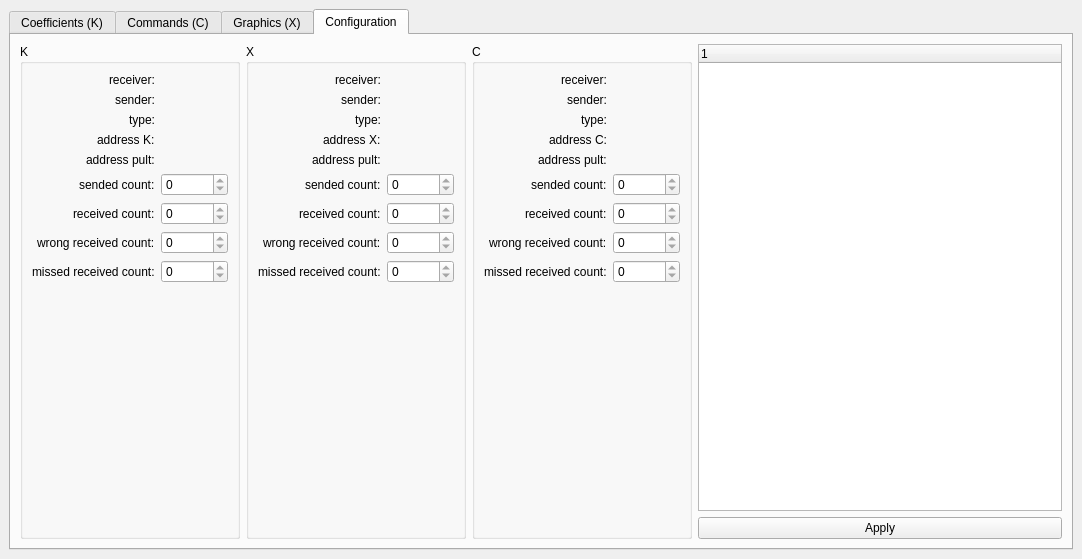
<?xml version="1.0" encoding="UTF-8"?>
<ui version="4.0">
 <class>KX_Pult</class>
 <widget class="QMainWindow" name="KX_Pult">
  <property name="geometry">
   <rect>
    <x>0</x>
    <y>0</y>
    <width>1082</width>
    <height>559</height>
   </rect>
  </property>
  <property name="windowTitle">
   <string>KX Pult</string>
  </property>
  <widget class="QWidget" name="page_2">
   <layout class="QVBoxLayout" name="verticalLayout">
    <item>
     <widget class="QTabWidget" name="tabWidget">
      <property name="currentIndex">
       <number>3</number>
      </property>
      <widget class="QWidget" name="tab">
       <attribute name="title">
        <string>Coefficients (K)</string>
       </attribute>
       <layout class="QVBoxLayout" name="verticalLayout_2">
        <item>
         <layout class="QGridLayout" name="gridLayout">
          <item row="3" column="1">
           <widget class="QPushButton" name="buttonReparseKDesc">
            <property name="text">
             <string>Reparse K desc</string>
            </property>
            <property name="icon">
             <iconset resource="kx_pult.qrc">
              <normaloff>:/icons/view-refresh.png</normaloff>:/icons/view-refresh.png</iconset>
            </property>
           </widget>
          </item>
          <item row="4" column="0">
           <widget class="QPushButton" name="buttonResize">
            <property name="text">
             <string>Resize</string>
            </property>
            <property name="icon">
             <iconset resource="kx_pult.qrc">
              <normaloff>:/icons/zoom-fit-height.png</normaloff>:/icons/zoom-fit-height.png</iconset>
            </property>
           </widget>
          </item>
          <item row="2" column="0">
           <widget class="QPushButton" name="buttonRead">
            <property name="text">
             <string>Read file K</string>
            </property>
            <property name="icon">
             <iconset resource="kx_pult.qrc">
              <normaloff>:/icons/archive-extract.png</normaloff>:/icons/archive-extract.png</iconset>
            </property>
           </widget>
          </item>
          <item row="0" column="0">
           <widget class="QPushButton" name="buttonSendK">
            <property name="text">
             <string>Send</string>
            </property>
            <property name="icon">
             <iconset resource="kx_pult.qrc">
              <normaloff>:/icons/document-export.png</normaloff>:/icons/document-export.png</iconset>
            </property>
           </widget>
          </item>
          <item row="2" column="1">
           <widget class="QPushButton" name="buttonWrite">
            <property name="text">
             <string>Write file K</string>
            </property>
            <property name="icon">
             <iconset resource="kx_pult.qrc">
              <normaloff>:/icons/document-save-.png</normaloff>:/icons/document-save-.png</iconset>
            </property>
           </widget>
          </item>
          <item row="0" column="2" rowspan="5">
           <widget class="QListWidget" name="list">
            <property name="sizePolicy">
             <sizepolicy hsizetype="Expanding" vsizetype="Preferred">
              <horstretch>0</horstretch>
              <verstretch>0</verstretch>
             </sizepolicy>
            </property>
            <property name="contextMenuPolicy">
             <enum>Qt::CustomContextMenu</enum>
            </property>
            <property name="editTriggers">
             <set>QAbstractItemView::NoEditTriggers</set>
            </property>
            <property name="selectionMode">
             <enum>QAbstractItemView::NoSelection</enum>
            </property>
            <property name="verticalScrollMode">
             <enum>QAbstractItemView::ScrollPerPixel</enum>
            </property>
            <property name="horizontalScrollMode">
             <enum>QAbstractItemView::ScrollPerPixel</enum>
            </property>
           </widget>
          </item>
          <item row="0" column="1">
           <widget class="QPushButton" name="buttonReceiveK">
            <property name="text">
             <string>Receive</string>
            </property>
            <property name="icon">
             <iconset resource="kx_pult.qrc">
              <normaloff>:/icons/document-import.png</normaloff>:/icons/document-import.png</iconset>
            </property>
           </widget>
          </item>
          <item row="3" column="0">
           <widget class="QPushButton" name="buttonSetKDesc">
            <property name="text">
             <string>Set K desc file ...</string>
            </property>
            <property name="icon">
             <iconset resource="kx_pult.qrc">
              <normaloff>:/icons/document-open.png</normaloff>:/icons/document-open.png</iconset>
            </property>
           </widget>
          </item>
          <item row="4" column="1">
           <widget class="QSpinBox" name="spinSize">
            <property name="maximum">
             <number>65536</number>
            </property>
           </widget>
          </item>
          <item row="1" column="0" colspan="2">
           <widget class="QLabel" name="labelWait">
            <property name="sizePolicy">
             <sizepolicy hsizetype="Preferred" vsizetype="Fixed">
              <horstretch>0</horstretch>
              <verstretch>0</verstretch>
             </sizepolicy>
            </property>
            <property name="minimumSize">
             <size>
              <width>200</width>
              <height>0</height>
             </size>
            </property>
            <property name="text">
             <string/>
            </property>
           </widget>
          </item>
         </layout>
        </item>
        <item>
         <layout class="QHBoxLayout" name="horizontalLayout_4">
          <item>
           <widget class="QCheckBox" name="checkKHideEmpty">
            <property name="text">
             <string>Hide empty</string>
            </property>
           </widget>
          </item>
          <item>
           <spacer name="horizontalSpacer_5">
            <property name="orientation">
             <enum>Qt::Horizontal</enum>
            </property>
            <property name="sizeType">
             <enum>QSizePolicy::Preferred</enum>
            </property>
            <property name="sizeHint" stdset="0">
             <size>
              <width>20</width>
              <height>20</height>
             </size>
            </property>
           </spacer>
          </item>
          <item>
           <widget class="QCheckBox" name="checkKHideExpressions">
            <property name="text">
             <string>Hide expressions</string>
            </property>
           </widget>
          </item>
          <item>
           <spacer name="horizontalSpacer_9">
            <property name="orientation">
             <enum>Qt::Horizontal</enum>
            </property>
            <property name="sizeType">
             <enum>QSizePolicy::Preferred</enum>
            </property>
            <property name="sizeHint" stdset="0">
             <size>
              <width>20</width>
              <height>20</height>
             </size>
            </property>
           </spacer>
          </item>
          <item>
           <widget class="QCheckBox" name="checkKHideNormal">
            <property name="text">
             <string>Hide without errors</string>
            </property>
           </widget>
          </item>
          <item>
           <spacer name="horizontalSpacer_8">
            <property name="orientation">
             <enum>Qt::Horizontal</enum>
            </property>
            <property name="sizeType">
             <enum>QSizePolicy::Preferred</enum>
            </property>
            <property name="sizeHint" stdset="0">
             <size>
              <width>20</width>
              <height>20</height>
             </size>
            </property>
           </spacer>
          </item>
          <item>
           <widget class="QLabel" name="label_17">
            <property name="pixmap">
             <pixmap resource="kx_pult.qrc">:/icons/edit-find.png</pixmap>
            </property>
            <property name="alignment">
             <set>Qt::AlignCenter</set>
            </property>
           </widget>
          </item>
          <item>
           <widget class="QLabel" name="label_16">
            <property name="text">
             <string> Search:</string>
            </property>
           </widget>
          </item>
          <item>
           <widget class="CLineEdit" name="lineKSearch">
            <property name="sizePolicy">
             <sizepolicy hsizetype="Preferred" vsizetype="Fixed">
              <horstretch>0</horstretch>
              <verstretch>0</verstretch>
             </sizepolicy>
            </property>
           </widget>
          </item>
          <item>
           <spacer name="horizontalSpacer_7">
            <property name="orientation">
             <enum>Qt::Horizontal</enum>
            </property>
            <property name="sizeType">
             <enum>QSizePolicy::Preferred</enum>
            </property>
            <property name="sizeHint" stdset="0">
             <size>
              <width>40</width>
              <height>20</height>
             </size>
            </property>
           </spacer>
          </item>
          <item>
           <widget class="QCheckBox" name="checkKAutoCalculate">
            <property name="text">
             <string>Auto calculate</string>
            </property>
            <property name="checked">
             <bool>true</bool>
            </property>
           </widget>
          </item>
          <item>
           <spacer name="horizontalSpacer_6">
            <property name="orientation">
             <enum>Qt::Horizontal</enum>
            </property>
            <property name="sizeType">
             <enum>QSizePolicy::Preferred</enum>
            </property>
            <property name="sizeHint" stdset="0">
             <size>
              <width>20</width>
              <height>20</height>
             </size>
            </property>
           </spacer>
          </item>
          <item>
           <widget class="QToolButton" name="buttonCalculate">
            <property name="toolTip">
             <string>Calculate</string>
            </property>
            <property name="statusTip">
             <string>Calculate</string>
            </property>
            <property name="icon">
             <iconset resource="kx_pult.qrc">
              <normaloff>:/icons/accessories-calculator.png</normaloff>:/icons/accessories-calculator.png</iconset>
            </property>
           </widget>
          </item>
          <item>
           <widget class="QProgressBar" name="progress">
            <property name="value">
             <number>100</number>
            </property>
            <property name="format">
             <string>Calculate %p%</string>
            </property>
           </widget>
          </item>
         </layout>
        </item>
        <item>
         <widget class="QTreeWidget" name="treeK">
          <property name="contextMenuPolicy">
           <enum>Qt::CustomContextMenu</enum>
          </property>
          <property name="editTriggers">
           <set>QAbstractItemView::AnyKeyPressed|QAbstractItemView::DoubleClicked|QAbstractItemView::EditKeyPressed</set>
          </property>
          <property name="alternatingRowColors">
           <bool>true</bool>
          </property>
          <property name="selectionMode">
           <enum>QAbstractItemView::ExtendedSelection</enum>
          </property>
          <property name="verticalScrollMode">
           <enum>QAbstractItemView::ScrollPerPixel</enum>
          </property>
          <property name="horizontalScrollMode">
           <enum>QAbstractItemView::ScrollPerPixel</enum>
          </property>
          <property name="rootIsDecorated">
           <bool>false</bool>
          </property>
          <property name="itemsExpandable">
           <bool>false</bool>
          </property>
          <property name="columnCount">
           <number>6</number>
          </property>
          <attribute name="headerDefaultSectionSize">
           <number>200</number>
          </attribute>
          <attribute name="headerMinimumSectionSize">
           <number>20</number>
          </attribute>
          <column>
           <property name="text">
            <string>Index</string>
           </property>
          </column>
          <column>
           <property name="text">
            <string>Name</string>
           </property>
          </column>
          <column>
           <property name="text">
            <string>Expression</string>
           </property>
          </column>
          <column>
           <property name="text">
            <string>Calculated</string>
           </property>
          </column>
          <column>
           <property name="text">
            <string>Type</string>
           </property>
          </column>
          <column>
           <property name="text">
            <string>Comment</string>
           </property>
          </column>
         </widget>
        </item>
       </layout>
      </widget>
      <widget class="QWidget" name="tab_4">
       <attribute name="title">
        <string>Commands (C)</string>
       </attribute>
       <layout class="QHBoxLayout" name="horizontalLayout_5">
        <item>
         <layout class="QVBoxLayout" name="verticalLayout_5">
          <item>
           <widget class="QPushButton" name="buttonSetCDesc">
            <property name="text">
             <string>Set C desc file ...</string>
            </property>
            <property name="icon">
             <iconset resource="kx_pult.qrc">
              <normaloff>:/icons/document-open.png</normaloff>:/icons/document-open.png</iconset>
            </property>
           </widget>
          </item>
          <item>
           <widget class="QPushButton" name="buttonReparseCDesc">
            <property name="text">
             <string>Reparse C desc</string>
            </property>
            <property name="icon">
             <iconset resource="kx_pult.qrc">
              <normaloff>:/icons/view-refresh.png</normaloff>:/icons/view-refresh.png</iconset>
            </property>
           </widget>
          </item>
          <item>
           <spacer name="verticalSpacer">
            <property name="orientation">
             <enum>Qt::Vertical</enum>
            </property>
            <property name="sizeHint" stdset="0">
             <size>
              <width>20</width>
              <height>40</height>
             </size>
            </property>
           </spacer>
          </item>
         </layout>
        </item>
        <item>
         <layout class="QVBoxLayout" name="verticalLayout_6">
          <item>
           <widget class="QGroupBox" name="groupCommands">
            <property name="title">
             <string>Commands</string>
            </property>
            <layout class="QVBoxLayout" name="layout_">
             <item>
              <widget class="QScrollArea" name="scrollArea">
               <property name="frameShape">
                <enum>QFrame::NoFrame</enum>
               </property>
               <property name="widgetResizable">
                <bool>true</bool>
               </property>
               <widget class="QWidget" name="scrollAreaWidgetContents">
                <property name="geometry">
                 <rect>
                  <x>0</x>
                  <y>0</y>
                  <width>805</width>
                  <height>431</height>
                 </rect>
                </property>
                <layout class="QVBoxLayout" name="verticalLayout_7">
                 <property name="spacing">
                  <number>0</number>
                 </property>
                 <property name="leftMargin">
                  <number>0</number>
                 </property>
                 <property name="topMargin">
                  <number>0</number>
                 </property>
                 <property name="rightMargin">
                  <number>0</number>
                 </property>
                 <property name="bottomMargin">
                  <number>0</number>
                 </property>
                 <item>
                  <widget class="QWidget" name="widget" native="true">
                   <layout class="QVBoxLayout" name="layoutCommands"/>
                  </widget>
                 </item>
                 <item>
                  <spacer name="verticalSpacer_3">
                   <property name="orientation">
                    <enum>Qt::Vertical</enum>
                   </property>
                   <property name="sizeType">
                    <enum>QSizePolicy::Expanding</enum>
                   </property>
                   <property name="sizeHint" stdset="0">
                    <size>
                     <width>66</width>
                     <height>441</height>
                    </size>
                   </property>
                  </spacer>
                 </item>
                </layout>
               </widget>
              </widget>
             </item>
            </layout>
           </widget>
          </item>
         </layout>
        </item>
       </layout>
      </widget>
      <widget class="QWidget" name="tab_2">
       <attribute name="title">
        <string>Graphics (X)</string>
       </attribute>
       <layout class="QVBoxLayout" name="verticalLayout_3">
        <item>
         <widget class="QWidget" name="widgetChecks" native="true">
          <layout class="QGridLayout" name="gridLayout_2">
           <property name="horizontalSpacing">
            <number>10</number>
           </property>
          </layout>
         </widget>
        </item>
        <item>
         <layout class="QHBoxLayout" name="horizontalLayout_2">
          <item>
           <widget class="QPushButton" name="buttonShowAll">
            <property name="sizePolicy">
             <sizepolicy hsizetype="Preferred" vsizetype="Preferred">
              <horstretch>0</horstretch>
              <verstretch>0</verstretch>
             </sizepolicy>
            </property>
            <property name="text">
             <string>Show all</string>
            </property>
            <property name="icon">
             <iconset resource="kx_pult.qrc">
              <normaloff>:/icons/layer-visible-on.png</normaloff>:/icons/layer-visible-on.png</iconset>
            </property>
           </widget>
          </item>
          <item>
           <widget class="QPushButton" name="buttonHideAll">
            <property name="sizePolicy">
             <sizepolicy hsizetype="Minimum" vsizetype="Preferred">
              <horstretch>0</horstretch>
              <verstretch>0</verstretch>
             </sizepolicy>
            </property>
            <property name="text">
             <string>Hide all</string>
            </property>
            <property name="icon">
             <iconset resource="kx_pult.qrc">
              <normaloff>:/icons/layer-visible-off.png</normaloff>:/icons/layer-visible-off.png</iconset>
            </property>
           </widget>
          </item>
          <item>
           <spacer name="horizontalSpacer_2">
            <property name="orientation">
             <enum>Qt::Horizontal</enum>
            </property>
            <property name="sizeHint" stdset="0">
             <size>
              <width>40</width>
              <height>20</height>
             </size>
            </property>
           </spacer>
          </item>
          <item>
           <widget class="QPushButton" name="buttonRecord">
            <property name="text">
             <string>Start record</string>
            </property>
            <property name="icon">
             <iconset resource="kx_pult.qrc">
              <normaloff>:/icons/media-record.png</normaloff>:/icons/media-record.png</iconset>
            </property>
           </widget>
          </item>
         </layout>
        </item>
        <item>
         <layout class="QHBoxLayout" name="horizontalLayout_3">
          <item>
           <widget class="QPushButton" name="buttonPause">
            <property name="text">
             <string>Pause</string>
            </property>
            <property name="icon">
             <iconset resource="kx_pult.qrc">
              <normaloff>:/icons/media-playback-pause.png</normaloff>:/icons/media-playback-pause.png</iconset>
            </property>
            <property name="checkable">
             <bool>true</bool>
            </property>
           </widget>
          </item>
          <item>
           <spacer name="horizontalSpacer">
            <property name="orientation">
             <enum>Qt::Horizontal</enum>
            </property>
            <property name="sizeHint" stdset="0">
             <size>
              <width>40</width>
              <height>20</height>
             </size>
            </property>
           </spacer>
          </item>
          <item>
           <widget class="QLabel" name="label_5">
            <property name="text">
             <string>Show</string>
            </property>
           </widget>
          </item>
          <item>
           <widget class="QDoubleSpinBox" name="spinHistory">
            <property name="sizePolicy">
             <sizepolicy hsizetype="Preferred" vsizetype="Fixed">
              <horstretch>0</horstretch>
              <verstretch>0</verstretch>
             </sizepolicy>
            </property>
            <property name="suffix">
             <string> с</string>
            </property>
            <property name="decimals">
             <number>1</number>
            </property>
            <property name="minimum">
             <double>0.100000000000000</double>
            </property>
            <property name="maximum">
             <double>9999.000000000000000</double>
            </property>
            <property name="value">
             <double>10.000000000000000</double>
            </property>
           </widget>
          </item>
          <item>
           <spacer name="horizontalSpacer_4">
            <property name="orientation">
             <enum>Qt::Horizontal</enum>
            </property>
            <property name="sizeType">
             <enum>QSizePolicy::Preferred</enum>
            </property>
            <property name="sizeHint" stdset="0">
             <size>
              <width>40</width>
              <height>20</height>
             </size>
            </property>
           </spacer>
          </item>
          <item>
           <widget class="QLabel" name="label_6">
            <property name="text">
             <string>Save</string>
            </property>
           </widget>
          </item>
          <item>
           <widget class="QDoubleSpinBox" name="spinBuffer">
            <property name="sizePolicy">
             <sizepolicy hsizetype="Preferred" vsizetype="Fixed">
              <horstretch>0</horstretch>
              <verstretch>0</verstretch>
             </sizepolicy>
            </property>
            <property name="suffix">
             <string> с</string>
            </property>
            <property name="decimals">
             <number>1</number>
            </property>
            <property name="minimum">
             <double>0.100000000000000</double>
            </property>
            <property name="maximum">
             <double>9999.000000000000000</double>
            </property>
            <property name="value">
             <double>60.000000000000000</double>
            </property>
           </widget>
          </item>
         </layout>
        </item>
        <item>
         <widget class="Graphic" name="graphic">
          <property name="borderInputsVisible" stdset="0">
           <bool>false</bool>
          </property>
          <property name="legendVisible" stdset="0">
           <bool>false</bool>
          </property>
          <property name="historySize" stdset="0">
           <double>60.000000000000000</double>
          </property>
          <property name="maxVisibleTime" stdset="0">
           <double>10.000000000000000</double>
          </property>
         </widget>
        </item>
       </layout>
      </widget>
      <widget class="QWidget" name="tab_3">
       <attribute name="title">
        <string>Configuration</string>
       </attribute>
       <layout class="QHBoxLayout" name="horizontalLayout">
        <item>
         <widget class="QGroupBox" name="groupBox">
          <property name="title">
           <string>K</string>
          </property>
          <layout class="QFormLayout" name="formLayout">
           <property name="fieldGrowthPolicy">
            <enum>QFormLayout::AllNonFixedFieldsGrow</enum>
           </property>
           <property name="labelAlignment">
            <set>Qt::AlignRight|Qt::AlignTrailing|Qt::AlignVCenter</set>
           </property>
           <property name="formAlignment">
            <set>Qt::AlignLeading|Qt::AlignLeft|Qt::AlignTop</set>
           </property>
           <item row="0" column="0">
            <widget class="QLabel" name="label">
             <property name="text">
              <string>receiver:</string>
             </property>
            </widget>
           </item>
           <item row="0" column="1">
            <widget class="QLabel" name="labelKReceiver">
             <property name="text">
              <string/>
             </property>
            </widget>
           </item>
           <item row="1" column="0">
            <widget class="QLabel" name="label_2">
             <property name="text">
              <string>sender:</string>
             </property>
            </widget>
           </item>
           <item row="1" column="1">
            <widget class="QLabel" name="labelKSender">
             <property name="text">
              <string/>
             </property>
            </widget>
           </item>
           <item row="5" column="0">
            <widget class="QLabel" name="label_4">
             <property name="text">
              <string>sended count:</string>
             </property>
            </widget>
           </item>
           <item row="5" column="1">
            <widget class="QSpinBox" name="spinKSended">
             <property name="readOnly">
              <bool>true</bool>
             </property>
             <property name="minimum">
              <number>0</number>
             </property>
             <property name="maximum">
              <number>1999999999</number>
             </property>
            </widget>
           </item>
           <item row="6" column="0">
            <widget class="QLabel" name="label_3">
             <property name="text">
              <string>received count:</string>
             </property>
            </widget>
           </item>
           <item row="6" column="1">
            <widget class="QSpinBox" name="spinKReceived">
             <property name="readOnly">
              <bool>true</bool>
             </property>
             <property name="minimum">
              <number>0</number>
             </property>
             <property name="maximum">
              <number>1999999999</number>
             </property>
            </widget>
           </item>
           <item row="7" column="0">
            <widget class="QLabel" name="label_7">
             <property name="text">
              <string>wrong received count:</string>
             </property>
            </widget>
           </item>
           <item row="7" column="1">
            <widget class="QSpinBox" name="spinKWrong">
             <property name="readOnly">
              <bool>true</bool>
             </property>
             <property name="minimum">
              <number>0</number>
             </property>
             <property name="maximum">
              <number>1999999999</number>
             </property>
            </widget>
           </item>
           <item row="2" column="0">
            <widget class="QLabel" name="label_13">
             <property name="text">
              <string>type:</string>
             </property>
            </widget>
           </item>
           <item row="2" column="1">
            <widget class="QLabel" name="labelKType">
             <property name="text">
              <string/>
             </property>
            </widget>
           </item>
           <item row="3" column="0">
            <widget class="QLabel" name="labelKType_2">
             <property name="text">
              <string>address K:</string>
             </property>
            </widget>
           </item>
           <item row="3" column="1">
            <widget class="QLabel" name="labelKAddr">
             <property name="text">
              <string/>
             </property>
            </widget>
           </item>
           <item row="4" column="1">
            <widget class="QLabel" name="labelKAddrPult">
             <property name="text">
              <string/>
             </property>
            </widget>
           </item>
           <item row="8" column="0">
            <widget class="QLabel" name="label_14">
             <property name="text">
              <string>missed received count:</string>
             </property>
            </widget>
           </item>
           <item row="8" column="1">
            <widget class="QSpinBox" name="spinKMissed">
             <property name="readOnly">
              <bool>true</bool>
             </property>
             <property name="minimum">
              <number>0</number>
             </property>
             <property name="maximum">
              <number>1999999999</number>
             </property>
            </widget>
           </item>
           <item row="4" column="0">
            <widget class="QLabel" name="labelKType_3">
             <property name="text">
              <string>address pult:</string>
             </property>
            </widget>
           </item>
          </layout>
         </widget>
        </item>
        <item>
         <widget class="QGroupBox" name="groupBox_2">
          <property name="title">
           <string>X</string>
          </property>
          <layout class="QFormLayout" name="formLayout_2">
           <property name="fieldGrowthPolicy">
            <enum>QFormLayout::AllNonFixedFieldsGrow</enum>
           </property>
           <property name="labelAlignment">
            <set>Qt::AlignRight|Qt::AlignTrailing|Qt::AlignVCenter</set>
           </property>
           <property name="formAlignment">
            <set>Qt::AlignLeading|Qt::AlignLeft|Qt::AlignTop</set>
           </property>
           <item row="0" column="0">
            <widget class="QLabel" name="label_11">
             <property name="text">
              <string>receiver:</string>
             </property>
            </widget>
           </item>
           <item row="0" column="1">
            <widget class="QLabel" name="labelXReceiver">
             <property name="text">
              <string/>
             </property>
            </widget>
           </item>
           <item row="1" column="0">
            <widget class="QLabel" name="label_9">
             <property name="text">
              <string>sender:</string>
             </property>
            </widget>
           </item>
           <item row="1" column="1">
            <widget class="QLabel" name="labelXSender">
             <property name="text">
              <string/>
             </property>
            </widget>
           </item>
           <item row="2" column="0">
            <widget class="QLabel" name="labelKType_4">
             <property name="text">
              <string>type:</string>
             </property>
            </widget>
           </item>
           <item row="2" column="1">
            <widget class="QLabel" name="labelXType">
             <property name="text">
              <string/>
             </property>
            </widget>
           </item>
           <item row="3" column="0">
            <widget class="QLabel" name="labelKType_5">
             <property name="text">
              <string>address X:</string>
             </property>
            </widget>
           </item>
           <item row="4" column="0">
            <widget class="QLabel" name="labelKType_6">
             <property name="text">
              <string>address pult:</string>
             </property>
            </widget>
           </item>
           <item row="4" column="1">
            <widget class="QLabel" name="labelXAddrPult">
             <property name="text">
              <string/>
             </property>
            </widget>
           </item>
           <item row="5" column="0">
            <widget class="QLabel" name="label_10">
             <property name="text">
              <string>sended count:</string>
             </property>
            </widget>
           </item>
           <item row="5" column="1">
            <widget class="QSpinBox" name="spinXSended">
             <property name="readOnly">
              <bool>true</bool>
             </property>
             <property name="minimum">
              <number>0</number>
             </property>
             <property name="maximum">
              <number>1999999999</number>
             </property>
            </widget>
           </item>
           <item row="6" column="0">
            <widget class="QLabel" name="label_12">
             <property name="text">
              <string>received count:</string>
             </property>
            </widget>
           </item>
           <item row="6" column="1">
            <widget class="QSpinBox" name="spinXReceived">
             <property name="readOnly">
              <bool>true</bool>
             </property>
             <property name="minimum">
              <number>0</number>
             </property>
             <property name="maximum">
              <number>1999999999</number>
             </property>
            </widget>
           </item>
           <item row="7" column="0">
            <widget class="QLabel" name="label_8">
             <property name="text">
              <string>wrong received count:</string>
             </property>
            </widget>
           </item>
           <item row="7" column="1">
            <widget class="QSpinBox" name="spinXWrong">
             <property name="readOnly">
              <bool>true</bool>
             </property>
             <property name="minimum">
              <number>0</number>
             </property>
             <property name="maximum">
              <number>1999999999</number>
             </property>
            </widget>
           </item>
           <item row="3" column="1">
            <widget class="QLabel" name="labelXAddr">
             <property name="text">
              <string/>
             </property>
            </widget>
           </item>
           <item row="8" column="0">
            <widget class="QLabel" name="label_15">
             <property name="text">
              <string>missed received count:</string>
             </property>
            </widget>
           </item>
           <item row="8" column="1">
            <widget class="QSpinBox" name="spinXMissed">
             <property name="readOnly">
              <bool>true</bool>
             </property>
             <property name="minimum">
              <number>0</number>
             </property>
             <property name="maximum">
              <number>1999999999</number>
             </property>
            </widget>
           </item>
          </layout>
         </widget>
        </item>
        <item>
         <widget class="QGroupBox" name="groupBox_3">
          <property name="title">
           <string>C</string>
          </property>
          <layout class="QFormLayout" name="formLayout_3">
           <property name="fieldGrowthPolicy">
            <enum>QFormLayout::AllNonFixedFieldsGrow</enum>
           </property>
           <property name="labelAlignment">
            <set>Qt::AlignRight|Qt::AlignTrailing|Qt::AlignVCenter</set>
           </property>
           <property name="formAlignment">
            <set>Qt::AlignLeading|Qt::AlignLeft|Qt::AlignTop</set>
           </property>
           <item row="0" column="0">
            <widget class="QLabel" name="label_18">
             <property name="text">
              <string>receiver:</string>
             </property>
            </widget>
           </item>
           <item row="0" column="1">
            <widget class="QLabel" name="labelCReceiver">
             <property name="text">
              <string/>
             </property>
            </widget>
           </item>
           <item row="1" column="0">
            <widget class="QLabel" name="label_19">
             <property name="text">
              <string>sender:</string>
             </property>
            </widget>
           </item>
           <item row="1" column="1">
            <widget class="QLabel" name="labelCSender">
             <property name="text">
              <string/>
             </property>
            </widget>
           </item>
           <item row="2" column="0">
            <widget class="QLabel" name="labelKType_7">
             <property name="text">
              <string>type:</string>
             </property>
            </widget>
           </item>
           <item row="2" column="1">
            <widget class="QLabel" name="labelCType">
             <property name="text">
              <string/>
             </property>
            </widget>
           </item>
           <item row="3" column="0">
            <widget class="QLabel" name="labelKType_8">
             <property name="text">
              <string>address C:</string>
             </property>
            </widget>
           </item>
           <item row="4" column="0">
            <widget class="QLabel" name="labelKType_9">
             <property name="text">
              <string>address pult:</string>
             </property>
            </widget>
           </item>
           <item row="4" column="1">
            <widget class="QLabel" name="labelCAddrPult">
             <property name="text">
              <string/>
             </property>
            </widget>
           </item>
           <item row="5" column="0">
            <widget class="QLabel" name="label_20">
             <property name="text">
              <string>sended count:</string>
             </property>
            </widget>
           </item>
           <item row="5" column="1">
            <widget class="QSpinBox" name="spinCSended">
             <property name="readOnly">
              <bool>true</bool>
             </property>
             <property name="minimum">
              <number>0</number>
             </property>
             <property name="maximum">
              <number>1999999999</number>
             </property>
            </widget>
           </item>
           <item row="6" column="0">
            <widget class="QLabel" name="label_21">
             <property name="text">
              <string>received count:</string>
             </property>
            </widget>
           </item>
           <item row="6" column="1">
            <widget class="QSpinBox" name="spinCReceived">
             <property name="readOnly">
              <bool>true</bool>
             </property>
             <property name="minimum">
              <number>0</number>
             </property>
             <property name="maximum">
              <number>1999999999</number>
             </property>
            </widget>
           </item>
           <item row="7" column="0">
            <widget class="QLabel" name="label_22">
             <property name="text">
              <string>wrong received count:</string>
             </property>
            </widget>
           </item>
           <item row="7" column="1">
            <widget class="QSpinBox" name="spinCWrong">
             <property name="readOnly">
              <bool>true</bool>
             </property>
             <property name="minimum">
              <number>0</number>
             </property>
             <property name="maximum">
              <number>1999999999</number>
             </property>
            </widget>
           </item>
           <item row="3" column="1">
            <widget class="QLabel" name="labelCAddr">
             <property name="text">
              <string/>
             </property>
            </widget>
           </item>
           <item row="8" column="0">
            <widget class="QLabel" name="label_23">
             <property name="text">
              <string>missed received count:</string>
             </property>
            </widget>
           </item>
           <item row="8" column="1">
            <widget class="QSpinBox" name="spinCMissed">
             <property name="readOnly">
              <bool>true</bool>
             </property>
             <property name="minimum">
              <number>0</number>
             </property>
             <property name="maximum">
              <number>1999999999</number>
             </property>
            </widget>
           </item>
          </layout>
         </widget>
        </item>
        <item>
         <layout class="QVBoxLayout" name="verticalLayout_4">
          <item>
           <widget class="QPIConfigWidget" name="configWidget">
            <property name="readOnlyName" stdset="0">
             <bool>true</bool>
            </property>
            <property name="readOnlyType" stdset="0">
             <bool>true</bool>
            </property>
            <property name="readOnlyComment" stdset="0">
             <bool>true</bool>
            </property>
            <property name="columnTypeVisible" stdset="0">
             <bool>false</bool>
            </property>
            <attribute name="headerMinimumSectionSize">
             <number>20</number>
            </attribute>
            <column>
             <property name="text">
              <string notr="true">1</string>
             </property>
            </column>
           </widget>
          </item>
          <item>
           <widget class="QPushButton" name="buttonApply">
            <property name="text">
             <string>Apply</string>
            </property>
            <property name="icon">
             <iconset resource="kx_pult.qrc">
              <normaloff>:/icons/document-save-.png</normaloff>:/icons/document-save-.png</iconset>
            </property>
           </widget>
          </item>
         </layout>
        </item>
       </layout>
      </widget>
     </widget>
    </item>
   </layout>
  </widget>
  <action name="actionClear">
   <property name="icon">
    <iconset resource="kx_pult.qrc">
     <normaloff>:/icons/edit-clear-.png</normaloff>:/icons/edit-clear-.png</iconset>
   </property>
   <property name="text">
    <string>Clear</string>
   </property>
  </action>
 </widget>
 <customwidgets>
  <customwidget>
   <class>Graphic</class>
   <extends>QFrame</extends>
   <header>graphic.h</header>
   <container>1</container>
  </customwidget>
  <customwidget>
   <class>QPIConfigWidget</class>
   <extends>QTreeWidget</extends>
   <header>qpiconfigwidget.h</header>
  </customwidget>
  <customwidget>
   <class>CLineEdit</class>
   <extends>QLineEdit</extends>
   <header>clineedit.h</header>
  </customwidget>
 </customwidgets>
 <resources>
  <include location="kx_pult.qrc"/>
 </resources>
 <connections>
  <connection>
   <sender>spinHistory</sender>
   <signal>valueChanged(double)</signal>
   <receiver>graphic</receiver>
   <slot>setMaxVisibleTime(double)</slot>
   <hints>
    <hint type="sourcelabel">
     <x>919</x>
     <y>107</y>
    </hint>
    <hint type="destinationlabel">
     <x>932</x>
     <y>132</y>
    </hint>
   </hints>
  </connection>
 </connections>
</ui>
